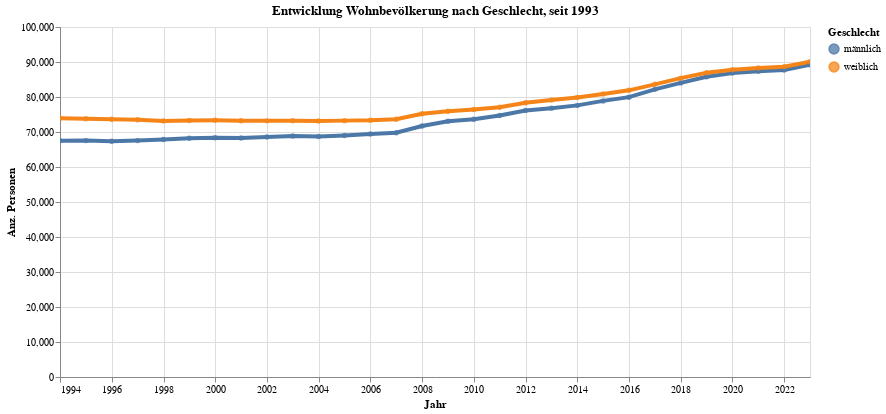

Notebook source saved alongside this figure:
### Code cell
myTitle="Entwicklung Wohnbevölkerung nach Geschlecht, seit "+str(data2betested.index.year.min())

highlight = alt.selection(type='single', on='mouseover',
                          fields=['SEX_lang'], nearest=True)
#x='date:StichtagDatJahr',
base = alt.Chart(myAgg3.reset_index(), title=myTitle).encode(
    x=alt.X('StichtagDatJahr', axis=alt.Axis(title='Jahr'))# , axis=alt.Axis(format='%', title='percentage')
    , y=alt.X('sum_WBev', axis=alt.Axis(title='Anz. Personen'))
    , color=alt.Color('SEX_lang', legend=alt.Legend(title="Geschlecht", orient="right"))  
    ,tooltip=['StichtagDatJahr', 'SEX_lang','sum_WBev']    
)
points = base.mark_circle().encode(
    opacity=alt.value(0.75)
).add_selection(
    highlight
).properties(
    width=750 , height=350
)
lines = base.mark_line().encode(
    size=alt.condition(~highlight, alt.value(0.5), alt.value(4))
).interactive()

lines + points

### Figure 1 — Vega-Lite specification as saved in the notebook (floating-point values rounded to 4 significant figures)
{"config": {"view": {"continuousWidth": 400, "continuousHeight": 300}}, "layer": [{"mark": "line", "encoding": {"color": {"type": "nominal", "field": "SEX_lang", "legend": {"orient": "right", "title": "Geschlecht"}}, "size": {"condition": {"value": 0.5, "selection": {"not": "selector036"}}, "value": 4}, "tooltip": [{"type": "temporal", "field": "StichtagDatJahr"}, {"type": "nominal", "field": "SEX_lang"}, {"type": "quantitative", "field": "sum_WBev"}], "x": {"type": "temporal", "axis": {"title": "Jahr"}, "field": "StichtagDatJahr"}, "y": {"type": "quantitative", "axis": {"title": "Anz. Personen"}, "field": "sum_WBev"}}, "selection": {"selector037": {"type": "interval", "bind": "scales", "encodings": ["x", "y"]}}, "title": "Entwicklung Wohnbevölkerung nach Geschlecht, seit 1993"}, {"mark": "circle", "encoding": {"color": {"type": "nominal", "field": "SEX_lang", "legend": {"orient": "right", "title": "Geschlecht"}}, "opacity": {"value": 0.75}, "tooltip": [{"type": "temporal", "field": "StichtagDatJahr"}, {"type": "nominal", "field": "SEX_lang"}, {"type": "quantitative", "field": "sum_WBev"}], "x": {"type": "temporal", "axis": {"title": "Jahr"}, "field": "StichtagDatJahr"}, "y": {"type": "quantitative", "axis": {"title": "Anz. Personen"}, "field": "sum_WBev"}}, "height": 350, "selection": {"selector036": {"type": "single", "on": "mouseover", "fields": ["SEX_lang"], "nearest": true}}, "title": "Entwicklung Wohnbevölkerung nach Geschlecht, seit 1993", "width": 750}], "data": {"name": "data-76186a6b5004343f568b77c552f60afc"}, "$schema": "https://vega.github.io/schema/vega-lite/v4.8.1.json", "datasets": {"data-76186a6b5004343f568b77c552f60afc": [{"StichtagDatJahr": "1993-12-31T00:00:00", "SEX_lang": "männlich", "SEX_code": "SEX0001", "sum_WBev": 67500.0}, {"StichtagDatJahr": "1993-12-31T00:00:00", "SEX_lang": "weiblich", "SEX_code": "SEX0002", "sum_WBev": 73910.0}, {"StichtagDatJahr": "1994-12-31T00:00:00", "SEX_lang": "männlich", "SEX_code": "SEX0001", "sum_WBev": 67540.0}, {"StichtagDatJahr": "1994-12-31T00:00:00", "SEX_lang": "weiblich", "SEX_code": "SEX0002", "sum_WBev": 73760.0}, {"StichtagDatJahr": "1995-12-31T00:00:00", "SEX_lang": "männlich", "SEX_code": "SEX0001", "sum_WBev": 67360.0}, {"StichtagDatJahr": "1995-12-31T00:00:00", "SEX_lang": "weiblich", "SEX_code": "SEX0002", "sum_WBev": 73610.0}, {"StichtagDatJahr": "1996-12-31T00:00:00", "SEX_lang": "männlich", "SEX_code": "SEX0001", "sum_WBev": 67540.0}, {"StichtagDatJahr": "1996-12-31T00:00:00", "SEX_lang": "weiblich", "SEX_code": "SEX0002", "sum_WBev": 73470.0}, {"StichtagDatJahr": "1997-12-31T00:00:00", "SEX_lang": "männlich", "SEX_code": "SEX0001", "sum_WBev": 67830.0}, {"StichtagDatJahr": "1997-12-31T00:00:00", "SEX_lang": "weiblich", "SEX_code": "SEX0002", "sum_WBev": 73180.0}, {"StichtagDatJahr": "1998-12-31T00:00:00", "SEX_lang": "männlich", "SEX_code": "SEX0001", "sum_WBev": 68190.0}, {"StichtagDatJahr": "1998-12-31T00:00:00", "SEX_lang": "weiblich", "SEX_code": "SEX0002", "sum_WBev": 73310.0}, {"StichtagDatJahr": "1999-12-31T00:00:00", "SEX_lang": "weiblich", "SEX_code": "SEX0002", "sum_WBev": 73340.0}, {"StichtagDatJahr": "1999-12-31T00:00:00", "SEX_lang": "männlich", "SEX_code": "SEX0001", "sum_WBev": 68380.0}, {"StichtagDatJahr": "2000-12-31T00:00:00", "SEX_lang": "männlich", "SEX_code": "SEX0001", "sum_WBev": 68300.0}, {"StichtagDatJahr": "2000-12-31T00:00:00", "SEX_lang": "weiblich", "SEX_code": "SEX0002", "sum_WBev": 73220.0}, {"StichtagDatJahr": "2001-12-31T00:00:00", "SEX_lang": "männlich", "SEX_code": "SEX0001", "sum_WBev": 68570.0}, {"StichtagDatJahr": "2001-12-31T00:00:00", "SEX_lang": "weiblich", "SEX_code": "SEX0002", "sum_WBev": 73180.0}, {"StichtagDatJahr": "2002-12-31T00:00:00", "SEX_lang": "männlich", "SEX_code": "SEX0001", "sum_WBev": 68880.0}, {"StichtagDatJahr": "2002-12-31T00:00:00", "SEX_lang": "weiblich", "SEX_code": "SEX0002", "sum_WBev": 73240.0}, {"StichtagDatJahr": "2003-12-31T00:00:00", "SEX_lang": "männlich", "SEX_code": "SEX0001", "sum_WBev": 68700.0}, {"StichtagDatJahr": "2003-12-31T00:00:00", "SEX_lang": "weiblich", "SEX_code": "SEX0002", "sum_WBev": 73120.0}, {"StichtagDatJahr": "2004-12-31T00:00:00", "SEX_lang": "männlich", "SEX_code": "SEX0001", "sum_WBev": 69000.0}, {"StichtagDatJahr": "2004-12-31T00:00:00", "SEX_lang": "weiblich", "SEX_code": "SEX0002", "sum_WBev": 73250.0}, {"StichtagDatJahr": "2005-12-31T00:00:00", "SEX_lang": "männlich", "SEX_code": "SEX0001", "sum_WBev": 69410.0}, {"StichtagDatJahr": "2005-12-31T00:00:00", "SEX_lang": "weiblich", "SEX_code": "SEX0002", "sum_WBev": 73350.0}, {"StichtagDatJahr": "2006-12-31T00:00:00", "SEX_lang": "männlich", "SEX_code": "SEX0001", "sum_WBev": 69820.0}, {"StichtagDatJahr": "2006-12-31T00:00:00", "SEX_lang": "weiblich", "SEX_code": "SEX0002", "sum_WBev": 73660.0}, {"StichtagDatJahr": "2007-12-31T00:00:00", "SEX_lang": "weiblich", "SEX_code": "SEX0002", "sum_WBev": 75200.0}, {"StichtagDatJahr": "2007-12-31T00:00:00", "SEX_lang": "männlich", "SEX_code": "SEX0001", "sum_WBev": 71730.0}, {"StichtagDatJahr": "2008-12-31T00:00:00", "SEX_lang": "männlich", "SEX_code": "SEX0001", "sum_WBev": 73100.0}, {"StichtagDatJahr": "2008-12-31T00:00:00", "SEX_lang": "weiblich", "SEX_code": "SEX0002", "sum_WBev": 75930.0}, {"StichtagDatJahr": "2009-12-31T00:00:00", "SEX_lang": "männlich", "SEX_code": "SEX0001", "sum_WBev": 73670.0}, {"StichtagDatJahr": "2009-12-31T00:00:00", "SEX_lang": "weiblich", "SEX_code": "SEX0002", "sum_WBev": 76440.0}, {"StichtagDatJahr": "2010-12-31T00:00:00", "SEX_lang": "männlich", "SEX_code": "SEX0001", "sum_WBev": 74740.0}, {"StichtagDatJahr": "2010-12-31T00:00:00", "SEX_lang": "weiblich", "SEX_code": "SEX0002", "sum_WBev": 77060.0}, {"StichtagDatJahr": "2011-12-31T00:00:00", "SEX_lang": "männlich", "SEX_code": "SEX0001", "sum_WBev": 76160.0}, {"StichtagDatJahr": "2011-12-31T00:00:00", "SEX_lang": "weiblich", "SEX_code": "SEX0002", "sum_WBev": 78370.0}, {"StichtagDatJahr": "2012-12-31T00:00:00", "SEX_lang": "männlich", "SEX_code": "SEX0001", "sum_WBev": 76820.0}, {"StichtagDatJahr": "2012-12-31T00:00:00", "SEX_lang": "weiblich", "SEX_code": "SEX0002", "sum_WBev": 79150.0}, {"StichtagDatJahr": "2013-12-31T00:00:00", "SEX_lang": "männlich", "SEX_code": "SEX0001", "sum_WBev": 77600.0}, {"StichtagDatJahr": "2013-12-31T00:00:00", "SEX_lang": "weiblich", "SEX_code": "SEX0002", "sum_WBev": 79850.0}, {"StichtagDatJahr": "2014-12-31T00:00:00", "SEX_lang": "weiblich", "SEX_code": "SEX0002", "sum_WBev": 80890.0}, {"StichtagDatJahr": "2014-12-31T00:00:00", "SEX_lang": "männlich", "SEX_code": "SEX0001", "sum_WBev": 78890.0}, {"StichtagDatJahr": "2015-12-31T00:00:00", "SEX_lang": "weiblich", "SEX_code": "SEX0002", "sum_WBev": 81900.0}, {"StichtagDatJahr": "2015-12-31T00:00:00", "SEX_lang": "männlich", "SEX_code": "SEX0001", "sum_WBev": 79960.0}, {"StichtagDatJahr": "2016-12-31T00:00:00", "SEX_lang": "männlich", "SEX_code": "SEX0001", "sum_WBev": 82180.0}, {"StichtagDatJahr": "2016-12-31T00:00:00", "SEX_lang": "weiblich", "SEX_code": "SEX0002", "sum_WBev": 83620.0}, {"StichtagDatJahr": "2017-12-31T00:00:00", "SEX_lang": "männlich", "SEX_code": "SEX0001", "sum_WBev": 84030.0}, {"StichtagDatJahr": "2017-12-31T00:00:00", "SEX_lang": "weiblich", "SEX_code": "SEX0002", "sum_WBev": 85390.0}, {"StichtagDatJahr": "2018-12-31T00:00:00", "SEX_lang": "männlich", "SEX_code": "SEX0001", "sum_WBev": 85760.0}, {"StichtagDatJahr": "2018-12-31T00:00:00", "SEX_lang": "weiblich", "SEX_code": "SEX0002", "sum_WBev": 86950.0}, {"StichtagDatJahr": "2019-12-31T00:00:00", "SEX_lang": "männlich", "SEX_code": "SEX0001", "sum_WBev": 86820.0}, {"StichtagDatJahr": "2019-12-31T00:00:00", "SEX_lang": "weiblich", "SEX_code": "SEX0002", "sum_WBev": 87790.0}, {"StichtagDatJahr": "2020-12-31T00:00:00", "SEX_lang": "männlich", "SEX_code": "SEX0001", "sum_WBev": 87360.0}, {"StichtagDatJahr": "2020-12-31T00:00:00", "SEX_lang": "weiblich", "SEX_code": "SEX0002", "sum_WBev": 88320.0}, {"StichtagDatJahr": "2021-12-31T00:00:00", "SEX_lang": "männlich", "SEX_code": "SEX0001", "sum_WBev": 87740.0}, {"StichtagDatJahr": "2021-12-31T00:00:00", "SEX_lang": "weiblich", "SEX_code": "SEX0002", "sum_WBev": 88660.0}, {"StichtagDatJahr": "2022-12-31T00:00:00", "SEX_lang": "männlich", "SEX_code": "SEX0001", "sum_WBev": 89240.0}, {"StichtagDatJahr": "2022-12-31T00:00:00", "SEX_lang": "weiblich", "SEX_code": "SEX0002", "sum_WBev": 90070.0}]}}
